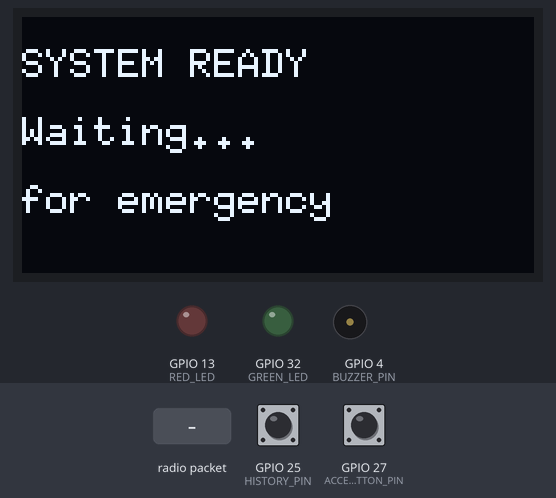
Recording of a sketch running on a simulated ESP32. On the bench: 128×64 one-colour display, output pins drawn as LEDs (lit = HIGH), buzzer (waves = sounding, pin HIGH). Inputs (shaded band) come from the test bench; at power-on: GPIO 27 (ACCEPT_BUTTON_PIN) HIGH, GPIO 25 (HISTORY_PIN) HIGH. No radio packets arrive unless stated; what the sketch prints to the serial monitor is not drawn.

Above: at 1.3 s.
1.4 s: radio packet "EMERGENCY" arrives
At 4.2 s:
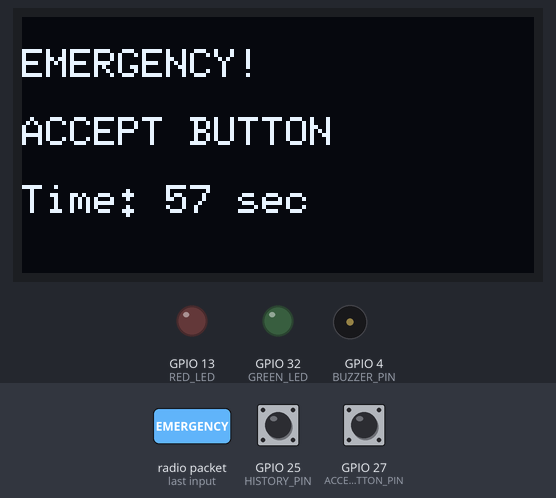
4.4 s: GPIO 27 (ACCEPT_BUTTON_PIN) pulled LOW for 0.15 s
At 5.8 s:
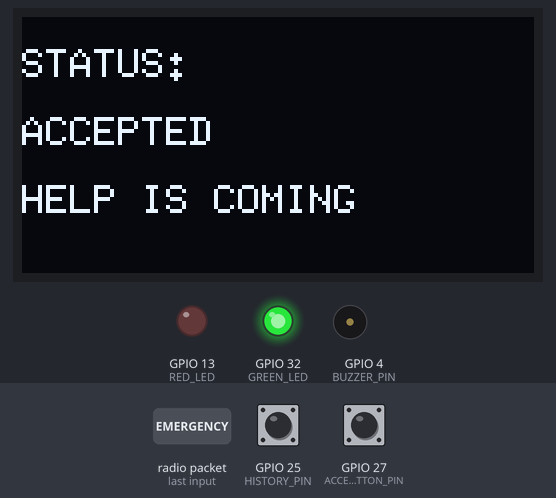
7.5 s: GPIO 25 (HISTORY_PIN) pulled LOW for 3.2 s
At 10.9 s:
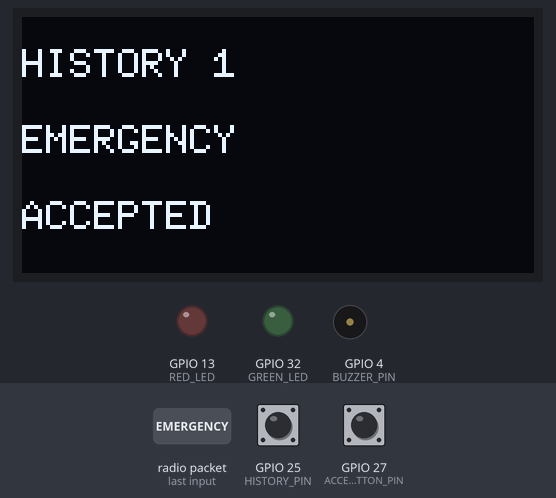
Timing chart, 0 to 12.4 s (numbered marks = the images above; inputs shaded):
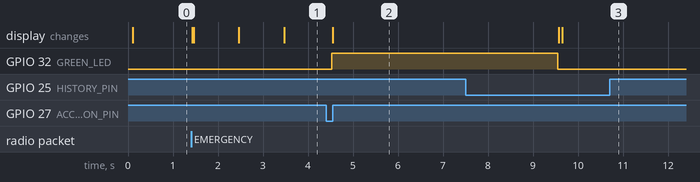

The sketch:

receiver.ino
```cpp
#include <SPI.h>
#include <LoRa.h>
#include <Wire.h>
#include <U8g2lib.h>

// =====================================================
// LoRa PINS
// =====================================================
#define LORA_SS    5
#define LORA_RST   14
#define LORA_DIO0  26

#define LORA_SCK   18
#define LORA_MISO  19
#define LORA_MOSI  23

// =====================================================
// RECEIVER PINS
// =====================================================
#define ACCEPT_BUTTON_PIN 27
#define HISTORY_PIN       25

#define BUZZER_PIN        4
#define GREEN_LED         32
#define RED_LED           13

// =====================================================
// OLED
// =====================================================
U8G2_SSD1306_128X64_NONAME_F_HW_I2C oled(
  U8G2_R0,
  U8X8_PIN_NONE
);

// =====================================================
// SETTINGS
// =====================================================
const unsigned long ACCEPT_TIMEOUT = 60000;

const unsigned long WARNING_45 = 45000;
const unsigned long WARNING_54 = 54000;

// =====================================================
// EMERGENCY VARIABLES
// =====================================================
bool emergencyActive = false;

unsigned long emergencyStartTime = 0;

bool warning45Done = false;
bool warning54Done = false;

// =====================================================
// HISTORY
// =====================================================
#define MAX_HISTORY 10

String historyMessage[MAX_HISTORY];
String historyStatus[MAX_HISTORY];

int historyCount = 0;

// History currently selected
int historyView = 0;

// =====================================================
// OLED FUNCTION
// =====================================================
void showOLED(
  String line1,
  String line2,
  String line3 = ""
) {

  oled.clearBuffer();

  oled.setFont(u8g2_font_6x10_tf);

  oled.drawStr(
    0,
    15,
    line1.c_str()
  );

  oled.drawStr(
    0,
    32,
    line2.c_str()
  );

  if (line3 != "") {

    oled.drawStr(
      0,
      49,
      line3.c_str()
    );
  }

  oled.sendBuffer();
}

// =====================================================
// ADD HISTORY
// =====================================================
void addHistory(
  String message,
  String status
) {

  // Move old history down
  for (
    int i = MAX_HISTORY - 1;
    i > 0;
    i--
  ) {

    historyMessage[i] =
      historyMessage[i - 1];

    historyStatus[i] =
      historyStatus[i - 1];
  }

  // Newest = History 1
  historyMessage[0] = message;
  historyStatus[0] = status;

  if (historyCount < MAX_HISTORY) {
    historyCount++;
  }

  Serial.println();
  Serial.println("========== HISTORY SAVED ==========");

  Serial.print("Message: ");
  Serial.println(message);

  Serial.print("Status: ");
  Serial.println(status);

  Serial.println("===================================");
}

// =====================================================
// DISPLAY HISTORY
// =====================================================
void displayHistory(int index) {

  if (historyCount == 0) {

    showOLED(
      "HISTORY",
      "No history",
      "available"
    );

    return;
  }

  if (index >= historyCount) {
    index = 0;
  }

  String title =
    "HISTORY " + String(index + 1);

  String message =
    historyMessage[index];

  String status =
    historyStatus[index];

  message.toUpperCase();
  status.toUpperCase();

  // OLED
  oled.clearBuffer();

  oled.setFont(u8g2_font_6x10_tf);

  oled.drawStr(
    0,
    15,
    title.c_str()
  );

  oled.drawStr(
    0,
    34,
    message.c_str()
  );

  oled.drawStr(
    0,
    53,
    status.c_str()
  );

  oled.sendBuffer();

  // Serial
  Serial.println();
  Serial.println("==============================");

  Serial.println(title);
  Serial.println(message);
  Serial.println(status);

  Serial.println("==============================");
}

// =====================================================
// HISTORY BUTTON
// =====================================================
void checkHistoryButton() {

  if (digitalRead(HISTORY_PIN) == LOW) {

    delay(50);

    if (digitalRead(HISTORY_PIN) == LOW) {

      Serial.println("History button pressed");

      if (historyCount == 0) {

        showOLED(
          "HISTORY",
          "No history",
          "available"
        );

      } else {

        displayHistory(historyView);

        // Next press = next history
        historyView++;

        if (historyView >= historyCount) {
          historyView = 0;
        }
      }

      // Wait for button release
      while (digitalRead(HISTORY_PIN) == LOW) {
        delay(10);
      }
    }
  }
}

// =====================================================
// START EMERGENCY
// =====================================================
void startEmergency() {

  if (emergencyActive) {

    Serial.println(
      "Emergency already active."
    );

    return;
  }

  emergencyActive = true;

  emergencyStartTime = millis();

  warning45Done = false;
  warning54Done = false;

  // LEDs OFF initially
  digitalWrite(GREEN_LED, LOW);
  digitalWrite(RED_LED, LOW);
  digitalWrite(BUZZER_PIN, LOW);

  showOLED(
    "EMERGENCY!",
    "MESSAGE RECEIVED",
    "60 sec to accept"
  );

  Serial.println();
  Serial.println("================================");
  Serial.println("EMERGENCY RECEIVED");
  Serial.println("================================");
}

// =====================================================
// 45 SECOND WARNING
// =====================================================
void warningAt45Seconds() {

  Serial.println(
    "45 SECONDS - WARNING"
  );

  // Red LED ON
  digitalWrite(
    RED_LED,
    HIGH
  );

  showOLED(
    "WARNING!",
    "45 SECONDS",
    "PLEASE ACCEPT"
  );

  // Buzzer ON for 2 seconds
  digitalWrite(
    BUZZER_PIN,
    HIGH
  );

  delay(2000);

  digitalWrite(
    BUZZER_PIN,
    LOW
  );

  // Red LED remains ON
}

// =====================================================
// 54 SECOND WARNING
// =====================================================
void warningAt54Seconds() {

  Serial.println(
    "54 SECONDS - WARNING"
  );

  // Red LED remains ON
  digitalWrite(
    RED_LED,
    HIGH
  );

  showOLED(
    "WARNING!",
    "54 SECONDS",
    "ACCEPT NOW!"
  );

  // Buzzer ON for 2 seconds
  digitalWrite(
    BUZZER_PIN,
    HIGH
  );

  delay(2000);

  digitalWrite(
    BUZZER_PIN,
    LOW
  );

  // Red LED remains ON
}

// =====================================================
// ACCEPT EMERGENCY
// =====================================================
void acceptEmergency() {

  if (!emergencyActive) {

    Serial.println(
      "No active emergency."
    );

    return;
  }

  // Stop emergency timer
  emergencyActive = false;

  // Save history
  addHistory(
    "EMERGENCY",
    "ACCEPTED"
  );

  historyView = 0;

  // Send ACCEPTED to transmitter
  LoRa.beginPacket();

  LoRa.print("ACCEPTED");

  LoRa.endPacket();

  Serial.println(
    "ACCEPTED sent to transmitter"
  );

  // ---------------------------------------------------
  // LEDs
  // ---------------------------------------------------
  digitalWrite(
    RED_LED,
    LOW
  );

  digitalWrite(
    BUZZER_PIN,
    LOW
  );

  digitalWrite(
    GREEN_LED,
    HIGH
  );

  // ---------------------------------------------------
  // OLED
  // ---------------------------------------------------
  showOLED(
    "STATUS:",
    "ACCEPTED",
    "HELP IS COMING"
  );

  // Green LED ON for 5 seconds
  delay(5000);

  digitalWrite(
    GREEN_LED,
    LOW
  );

  // Ready
  showOLED(
    "SYSTEM READY",
    "Waiting...",
    "for emergency"
  );
}

// =====================================================
// NOT ACCEPTED
// =====================================================
void emergencyNotAccepted() {

  emergencyActive = false;

  Serial.println();
  Serial.println("================================");
  Serial.println("EMERGENCY NOT ACCEPTED");
  Serial.println("60 SECOND TIMEOUT");
  Serial.println("================================");

  // Save history
  addHistory(
    "EMERGENCY",
    "NOT ACCEPTED"
  );

  historyView = 0;

  // Red LED ON
  digitalWrite(
    GREEN_LED,
    LOW
  );

  digitalWrite(
    RED_LED,
    HIGH
  );

  // OLED
  showOLED(
    "TIMEOUT!",
    "NOT ACCEPTED",
    "60 SECONDS"
  );

  // Final buzzer
  digitalWrite(
    BUZZER_PIN,
    HIGH
  );

  delay(3000);

  digitalWrite(
    BUZZER_PIN,
    LOW
  );

  // Red LED stays for 2 more seconds
  delay(2000);

  digitalWrite(
    RED_LED,
    LOW
  );

  // Ready
  showOLED(
    "SYSTEM READY",
    "Waiting...",
    "for emergency"
  );
}

// =====================================================
// ACCEPT BUTTON
// =====================================================
void checkAcceptButton() {

  if (
    digitalRead(
      ACCEPT_BUTTON_PIN
    ) == LOW
  ) {

    delay(50);

    if (
      digitalRead(
        ACCEPT_BUTTON_PIN
      ) == LOW
    ) {

      if (emergencyActive) {

        acceptEmergency();
      }

      // Wait for release
      while (
        digitalRead(
          ACCEPT_BUTTON_PIN
        ) == LOW
      ) {

        delay(10);
      }
    }
  }
}

// =====================================================
// EMERGENCY TIMER
// =====================================================
void checkEmergencyTimer() {

  if (!emergencyActive) {
    return;
  }

  unsigned long elapsed =
    millis() - emergencyStartTime;

  // ===================================================
  // 45 SECONDS
  // ===================================================
  if (
    elapsed >= WARNING_45 &&
    !warning45Done
  ) {

    warning45Done = true;

    warningAt45Seconds();
  }

  // ===================================================
  // 54 SECONDS
  // ===================================================
  if (
    elapsed >= WARNING_54 &&
    !warning54Done
  ) {

    warning54Done = true;

    warningAt54Seconds();
  }

  // ===================================================
  // COUNTDOWN
  // ===================================================
  if (elapsed < ACCEPT_TIMEOUT) {

    unsigned long remaining =
      (ACCEPT_TIMEOUT - elapsed) / 1000;

    String timeText =
      "Time: " +
      String(remaining) +
      " sec";

    showOLED(
      "EMERGENCY!",
      "ACCEPT BUTTON",
      timeText
    );
  }

  // ===================================================
  // 60 SECOND TIMEOUT
  // ===================================================
  if (elapsed >= ACCEPT_TIMEOUT) {

    emergencyNotAccepted();
  }
}

// =====================================================
// SETUP
// =====================================================
void setup() {

  Serial.begin(115200);

  // ===================================================
  // PINS
  // ===================================================
  pinMode(
    ACCEPT_BUTTON_PIN,
    INPUT_PULLUP
  );

  pinMode(
    HISTORY_PIN,
    INPUT_PULLUP
  );

  pinMode(
    BUZZER_PIN,
    OUTPUT
  );

  pinMode(
    GREEN_LED,
    OUTPUT
  );

  pinMode(
    RED_LED,
    OUTPUT
  );

  digitalWrite(
    BUZZER_PIN,
    LOW
  );

  digitalWrite(
    GREEN_LED,
    LOW
  );

  digitalWrite(
    RED_LED,
    LOW
  );

  // ===================================================
  // OLED
  // ===================================================
  Wire.begin(
    21,
    22
  );

  oled.begin();

  showOLED(
    "EMERGENCY DEVICE",
    "RECEIVER",
    "STARTING..."
  );

  // ===================================================
  // LoRa
  // ===================================================
  SPI.begin(
    LORA_SCK,
    LORA_MISO,
    LORA_MOSI,
    LORA_SS
  );

  LoRa.setPins(
    LORA_SS,
    LORA_RST,
    LORA_DIO0
  );

  if (!LoRa.begin(433E6)) {

    Serial.println(
      "LoRa initialization FAILED!"
    );

    showOLED(
      "LoRa ERROR!",
      "Check wiring"
    );

    while (1) {

      digitalWrite(
        RED_LED,
        HIGH
      );

      delay(500);

      digitalWrite(
        RED_LED,
        LOW
      );

      delay(500);
    }
  }

  Serial.println(
    "LoRa Started Successfully"
  );

  // ===================================================
  // READY
  // ===================================================
  showOLED(
    "SYSTEM READY",
    "Waiting...",
    "for emergency"
  );

  Serial.println();
  Serial.println(
    "RECEIVER SYSTEM READY"
  );
}

// =====================================================
// LOOP
// =====================================================
void loop() {

  // ---------------------------------------------------
  // Check LoRa
  // ---------------------------------------------------
  int packetSize =
    LoRa.parsePacket();

  if (packetSize) {

    String message = "";

    while (LoRa.available()) {

      message +=
        (char)LoRa.read();
    }

    message.trim();

    Serial.print(
      "LoRa Received: "
    );

    Serial.println(
      message
    );

    // Emergency received
    if (
      message == "EMERGENCY"
    ) {

      startEmergency();
    }
  }

  // ---------------------------------------------------
  // Accept button
  // ---------------------------------------------------
  checkAcceptButton();

  // ---------------------------------------------------
  // History button
  // ---------------------------------------------------
  checkHistoryButton();

  // ---------------------------------------------------
  // Timer
  // ---------------------------------------------------
  checkEmergencyTimer();

  delay(10);
}
```

Measured:
- after the input at 1.4 s, the display: first changes at once (image 1 shows a later state)
- after the input at 4.4 s, GPIO 32 (GREEN_LED): LOW → HIGH after 0.12 s; the display: changes after 0.15 s (image 2)
- after the input at 7.5 s, the display: first differs from a run without the input after 2.2 s (image 3)
